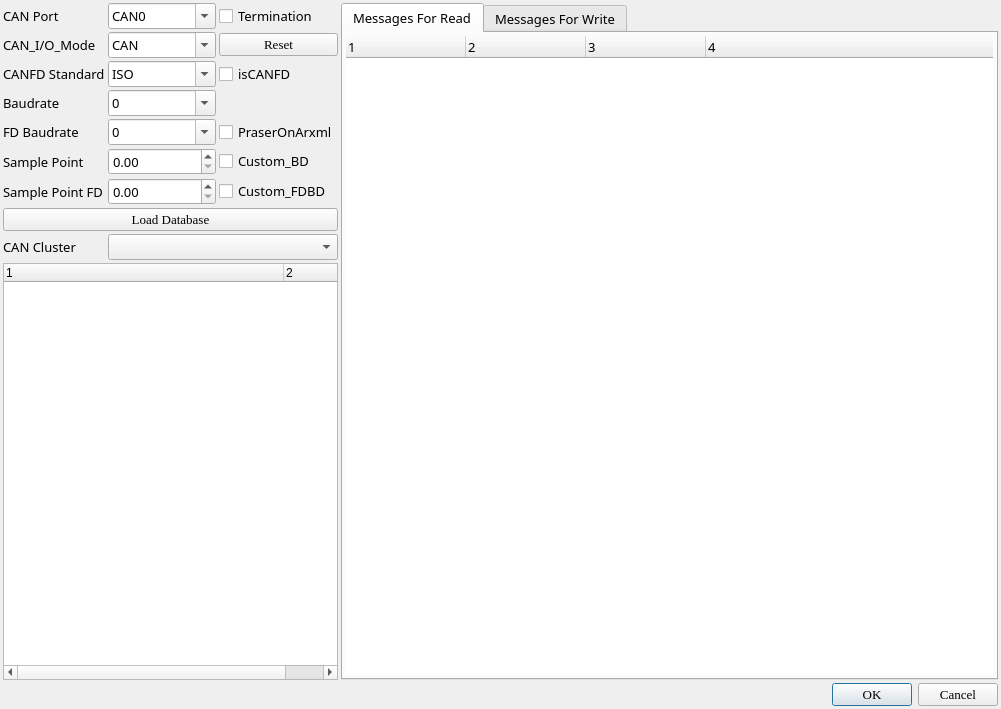
<?xml version="1.0" encoding="UTF-8"?>
<ui version="4.0">
 <class>CanSetDlg</class>
 <widget class="QDialog" name="CanSetDlg">
  <property name="geometry">
   <rect>
    <x>0</x>
    <y>0</y>
    <width>1001</width>
    <height>709</height>
   </rect>
  </property>
  <property name="windowTitle">
   <string>Dialog</string>
  </property>
  <layout class="QGridLayout" name="gridLayout_2">
   <property name="leftMargin">
    <number>3</number>
   </property>
   <property name="topMargin">
    <number>3</number>
   </property>
   <property name="rightMargin">
    <number>3</number>
   </property>
   <property name="bottomMargin">
    <number>3</number>
   </property>
   <property name="spacing">
    <number>3</number>
   </property>
   <item row="0" column="0">
    <layout class="QHBoxLayout" name="horizontalLayout" stretch="2,5">
     <property name="spacing">
      <number>3</number>
     </property>
     <item>
      <layout class="QVBoxLayout" name="verticalLayout" stretch="1,2">
       <property name="spacing">
        <number>3</number>
       </property>
       <item>
        <layout class="QGridLayout" name="gridLayout">
         <property name="spacing">
          <number>3</number>
         </property>
         <item row="0" column="0">
          <widget class="QLabel" name="label">
           <property name="font">
            <font>
             <family>Segoe UI Semibold</family>
             <pointsize>10</pointsize>
             <weight>50</weight>
             <italic>false</italic>
             <bold>false</bold>
            </font>
           </property>
           <property name="text">
            <string>CAN Port</string>
           </property>
          </widget>
         </item>
         <item row="0" column="1">
          <widget class="QComboBox" name="ComBox_Interface">
           <property name="font">
            <font>
             <family>Segoe UI Semibold</family>
             <pointsize>10</pointsize>
             <weight>50</weight>
             <italic>false</italic>
             <bold>false</bold>
            </font>
           </property>
           <property name="editable">
            <bool>true</bool>
           </property>
           <item>
            <property name="text">
             <string>CAN0</string>
            </property>
           </item>
           <item>
            <property name="text">
             <string>CAN1</string>
            </property>
           </item>
           <item>
            <property name="text">
             <string>CAN2</string>
            </property>
           </item>
           <item>
            <property name="text">
             <string>CAN3</string>
            </property>
           </item>
           <item>
            <property name="text">
             <string>CAN4</string>
            </property>
           </item>
           <item>
            <property name="text">
             <string>CAN5</string>
            </property>
           </item>
           <item>
            <property name="text">
             <string>CAN6</string>
            </property>
           </item>
           <item>
            <property name="text">
             <string>CAN7</string>
            </property>
           </item>
           <item>
            <property name="text">
             <string>CAN8</string>
            </property>
           </item>
           <item>
            <property name="text">
             <string>CAN9</string>
            </property>
           </item>
           <item>
            <property name="text">
             <string>CAN10</string>
            </property>
           </item>
          </widget>
         </item>
         <item row="0" column="2">
          <widget class="QCheckBox" name="checkBox_Termination">
           <property name="font">
            <font>
             <family>Segoe UI Semibold</family>
             <pointsize>10</pointsize>
             <weight>50</weight>
             <italic>false</italic>
             <bold>false</bold>
            </font>
           </property>
           <property name="text">
            <string>Termination</string>
           </property>
          </widget>
         </item>
         <item row="1" column="0">
          <widget class="QLabel" name="label_6">
           <property name="font">
            <font>
             <family>Segoe UI Semibold</family>
             <pointsize>10</pointsize>
             <weight>50</weight>
             <italic>false</italic>
             <bold>false</bold>
            </font>
           </property>
           <property name="text">
            <string>CAN_I/O_Mode</string>
           </property>
          </widget>
         </item>
         <item row="1" column="1">
          <widget class="QComboBox" name="ComBox_CANIOMode">
           <property name="font">
            <font>
             <family>Segoe UI Semibold</family>
             <pointsize>10</pointsize>
             <weight>50</weight>
             <italic>false</italic>
             <bold>false</bold>
            </font>
           </property>
           <property name="editable">
            <bool>true</bool>
           </property>
           <item>
            <property name="text">
             <string>CAN</string>
            </property>
           </item>
           <item>
            <property name="text">
             <string>CAN_FD</string>
            </property>
           </item>
           <item>
            <property name="text">
             <string>CAN_FD+BRS</string>
            </property>
           </item>
          </widget>
         </item>
         <item row="2" column="0">
          <widget class="QLabel" name="label_10">
           <property name="font">
            <font>
             <family>Segoe UI Semibold</family>
             <pointsize>10</pointsize>
             <weight>50</weight>
             <italic>false</italic>
             <bold>false</bold>
            </font>
           </property>
           <property name="text">
            <string>CANFD Standard</string>
           </property>
          </widget>
         </item>
         <item row="2" column="1">
          <widget class="QComboBox" name="ComBox_CanFDStandard">
           <property name="font">
            <font>
             <family>Segoe UI Semibold</family>
             <pointsize>10</pointsize>
             <weight>50</weight>
             <italic>false</italic>
             <bold>false</bold>
            </font>
           </property>
           <property name="editable">
            <bool>true</bool>
           </property>
           <item>
            <property name="text">
             <string>ISO</string>
            </property>
           </item>
           <item>
            <property name="text">
             <string>Non-ISO</string>
            </property>
           </item>
          </widget>
         </item>
         <item row="2" column="2">
          <widget class="QCheckBox" name="checkBox_isCANFD">
           <property name="font">
            <font>
             <family>Segoe UI Semibold</family>
             <pointsize>10</pointsize>
             <weight>50</weight>
             <italic>false</italic>
             <bold>false</bold>
            </font>
           </property>
           <property name="text">
            <string>isCANFD</string>
           </property>
          </widget>
         </item>
         <item row="3" column="0">
          <widget class="QLabel" name="label_2">
           <property name="font">
            <font>
             <family>Segoe UI Semibold</family>
             <pointsize>10</pointsize>
             <weight>50</weight>
             <italic>false</italic>
             <bold>false</bold>
            </font>
           </property>
           <property name="text">
            <string>Baudrate</string>
           </property>
          </widget>
         </item>
         <item row="3" column="1">
          <widget class="QComboBox" name="ComBox_Baudrate">
           <property name="font">
            <font>
             <family>Segoe UI Semibold</family>
             <pointsize>10</pointsize>
             <weight>50</weight>
             <italic>false</italic>
             <bold>false</bold>
            </font>
           </property>
           <property name="editable">
            <bool>true</bool>
           </property>
           <item>
            <property name="text">
             <string>0</string>
            </property>
           </item>
           <item>
            <property name="text">
             <string>50000</string>
            </property>
           </item>
           <item>
            <property name="text">
             <string>100000</string>
            </property>
           </item>
           <item>
            <property name="text">
             <string>250000</string>
            </property>
           </item>
           <item>
            <property name="text">
             <string>500000</string>
            </property>
           </item>
           <item>
            <property name="text">
             <string>750000</string>
            </property>
           </item>
           <item>
            <property name="text">
             <string>1000000</string>
            </property>
           </item>
          </widget>
         </item>
         <item row="4" column="0">
          <widget class="QLabel" name="label_3">
           <property name="font">
            <font>
             <family>Segoe UI Semibold</family>
             <pointsize>10</pointsize>
             <weight>50</weight>
             <italic>false</italic>
             <bold>false</bold>
            </font>
           </property>
           <property name="text">
            <string>FD Baudrate</string>
           </property>
          </widget>
         </item>
         <item row="4" column="1">
          <widget class="QComboBox" name="ComBox_CANFD_Baudrate">
           <property name="font">
            <font>
             <family>Segoe UI Semibold</family>
             <pointsize>10</pointsize>
             <weight>50</weight>
             <italic>false</italic>
             <bold>false</bold>
            </font>
           </property>
           <property name="editable">
            <bool>true</bool>
           </property>
           <item>
            <property name="text">
             <string>0</string>
            </property>
           </item>
           <item>
            <property name="text">
             <string>200000</string>
            </property>
           </item>
           <item>
            <property name="text">
             <string>250000</string>
            </property>
           </item>
           <item>
            <property name="text">
             <string>400000</string>
            </property>
           </item>
           <item>
            <property name="text">
             <string>500000</string>
            </property>
           </item>
           <item>
            <property name="text">
             <string>750000</string>
            </property>
           </item>
           <item>
            <property name="text">
             <string>1000000</string>
            </property>
           </item>
           <item>
            <property name="text">
             <string>1250000</string>
            </property>
           </item>
           <item>
            <property name="text">
             <string>1600000</string>
            </property>
           </item>
           <item>
            <property name="text">
             <string>2000000</string>
            </property>
           </item>
           <item>
            <property name="text">
             <string>2500000</string>
            </property>
           </item>
           <item>
            <property name="text">
             <string>4000000</string>
            </property>
           </item>
           <item>
            <property name="text">
             <string>5000000</string>
            </property>
           </item>
           <item>
            <property name="text">
             <string>8000000</string>
            </property>
           </item>
          </widget>
         </item>
         <item row="4" column="2">
          <widget class="QCheckBox" name="checkBox_PraserOnArxml">
           <property name="font">
            <font>
             <family>Segoe UI Semibold</family>
             <pointsize>10</pointsize>
             <weight>50</weight>
             <italic>false</italic>
             <bold>false</bold>
            </font>
           </property>
           <property name="text">
            <string>PraserOnArxml</string>
           </property>
          </widget>
         </item>
         <item row="5" column="0">
          <widget class="QLabel" name="label_4">
           <property name="font">
            <font>
             <family>Segoe UI Semibold</family>
             <pointsize>10</pointsize>
             <weight>50</weight>
             <italic>false</italic>
             <bold>false</bold>
            </font>
           </property>
           <property name="text">
            <string>Sample Point</string>
           </property>
          </widget>
         </item>
         <item row="5" column="1">
          <widget class="QDoubleSpinBox" name="doubleSpinBox_SamplePointBD">
           <property name="font">
            <font>
             <family>Segoe UI Semibold</family>
             <pointsize>10</pointsize>
             <weight>50</weight>
             <italic>false</italic>
             <bold>false</bold>
            </font>
           </property>
          </widget>
         </item>
         <item row="5" column="2">
          <widget class="QCheckBox" name="checkBox_CustomBD">
           <property name="font">
            <font>
             <family>Segoe UI Semibold</family>
             <pointsize>10</pointsize>
             <weight>50</weight>
             <italic>false</italic>
             <bold>false</bold>
            </font>
           </property>
           <property name="text">
            <string>Custom_BD</string>
           </property>
          </widget>
         </item>
         <item row="6" column="0">
          <widget class="QLabel" name="label_5">
           <property name="font">
            <font>
             <family>Segoe UI Semibold</family>
             <pointsize>10</pointsize>
             <weight>50</weight>
             <italic>false</italic>
             <bold>false</bold>
            </font>
           </property>
           <property name="text">
            <string>Sample Point FD</string>
           </property>
          </widget>
         </item>
         <item row="6" column="1">
          <widget class="QDoubleSpinBox" name="doubleSpinBox_SamplePointFDBD">
           <property name="font">
            <font>
             <family>Segoe UI Semibold</family>
             <pointsize>10</pointsize>
             <weight>50</weight>
             <italic>false</italic>
             <bold>false</bold>
            </font>
           </property>
          </widget>
         </item>
         <item row="6" column="2">
          <widget class="QCheckBox" name="checkBox_CustomFDBD">
           <property name="font">
            <font>
             <family>Segoe UI Semibold</family>
             <pointsize>10</pointsize>
             <weight>50</weight>
             <italic>false</italic>
             <bold>false</bold>
            </font>
           </property>
           <property name="text">
            <string>Custom_FDBD</string>
           </property>
          </widget>
         </item>
         <item row="8" column="0">
          <widget class="QLabel" name="label_7">
           <property name="font">
            <font>
             <family>Segoe UI Semibold</family>
             <pointsize>10</pointsize>
             <weight>50</weight>
             <italic>false</italic>
             <bold>false</bold>
            </font>
           </property>
           <property name="text">
            <string>CAN Cluster</string>
           </property>
          </widget>
         </item>
         <item row="8" column="1" colspan="2">
          <widget class="QComboBox" name="ComBox_Cluster">
           <property name="font">
            <font>
             <family>Segoe UI Semibold</family>
             <pointsize>10</pointsize>
             <weight>50</weight>
             <italic>false</italic>
             <bold>false</bold>
            </font>
           </property>
           <property name="editable">
            <bool>false</bool>
           </property>
          </widget>
         </item>
         <item row="7" column="0" colspan="3">
          <widget class="QPushButton" name="pb_loadDatabase">
           <property name="font">
            <font>
             <family>Times New Roman</family>
             <pointsize>10</pointsize>
            </font>
           </property>
           <property name="text">
            <string>Load Database</string>
           </property>
          </widget>
         </item>
         <item row="1" column="2">
          <widget class="QPushButton" name="pb_reset">
           <property name="font">
            <font>
             <family>Times New Roman</family>
             <pointsize>10</pointsize>
            </font>
           </property>
           <property name="text">
            <string>Reset</string>
           </property>
          </widget>
         </item>
        </layout>
       </item>
       <item>
        <widget class="DBCTreeWidget" name="dbcTree">
         <property name="sizePolicy">
          <sizepolicy hsizetype="Expanding" vsizetype="Expanding">
           <horstretch>0</horstretch>
           <verstretch>0</verstretch>
          </sizepolicy>
         </property>
         <property name="maximumSize">
          <size>
           <width>16777215</width>
           <height>16777215</height>
          </size>
         </property>
         <property name="frameShape">
          <enum>QFrame::StyledPanel</enum>
         </property>
         <property name="frameShadow">
          <enum>QFrame::Sunken</enum>
         </property>
         <property name="lineWidth">
          <number>3</number>
         </property>
         <property name="editTriggers">
          <set>QAbstractItemView::NoEditTriggers</set>
         </property>
         <property name="alternatingRowColors">
          <bool>true</bool>
         </property>
         <property name="selectionMode">
          <enum>QAbstractItemView::SingleSelection</enum>
         </property>
         <property name="columnCount">
          <number>2</number>
         </property>
         <attribute name="headerCascadingSectionResizes">
          <bool>false</bool>
         </attribute>
         <attribute name="headerDefaultSectionSize">
          <number>280</number>
         </attribute>
         <column>
          <property name="text">
           <string notr="true">1</string>
          </property>
         </column>
         <column>
          <property name="text">
           <string notr="true">2</string>
          </property>
         </column>
        </widget>
       </item>
      </layout>
     </item>
     <item>
      <widget class="QTabWidget" name="tabWidget">
       <property name="font">
        <font>
         <family>Segoe UI Semibold</family>
         <pointsize>10</pointsize>
         <weight>50</weight>
         <italic>false</italic>
         <bold>false</bold>
        </font>
       </property>
       <property name="tabShape">
        <enum>QTabWidget::Rounded</enum>
       </property>
       <property name="currentIndex">
        <number>0</number>
       </property>
       <property name="elideMode">
        <enum>Qt::ElideNone</enum>
       </property>
       <property name="documentMode">
        <bool>false</bool>
       </property>
       <property name="tabsClosable">
        <bool>false</bool>
       </property>
       <widget class="QWidget" name="tab_MsgRead">
        <attribute name="title">
         <string>Messages For Read</string>
        </attribute>
        <layout class="QGridLayout" name="gridLayout_3">
         <property name="leftMargin">
          <number>3</number>
         </property>
         <property name="topMargin">
          <number>3</number>
         </property>
         <property name="rightMargin">
          <number>3</number>
         </property>
         <property name="bottomMargin">
          <number>3</number>
         </property>
         <property name="spacing">
          <number>3</number>
         </property>
         <item row="0" column="0">
          <widget class="MsgTreeWidget" name="traceTree_Read">
           <property name="frameShape">
            <enum>QFrame::NoFrame</enum>
           </property>
           <property name="alternatingRowColors">
            <bool>true</bool>
           </property>
           <property name="selectionMode">
            <enum>QAbstractItemView::SingleSelection</enum>
           </property>
           <property name="columnCount">
            <number>4</number>
           </property>
           <attribute name="headerCascadingSectionResizes">
            <bool>false</bool>
           </attribute>
           <attribute name="headerDefaultSectionSize">
            <number>120</number>
           </attribute>
           <attribute name="headerHighlightSections">
            <bool>false</bool>
           </attribute>
           <column>
            <property name="text">
             <string notr="true">1</string>
            </property>
           </column>
           <column>
            <property name="text">
             <string notr="true">2</string>
            </property>
           </column>
           <column>
            <property name="text">
             <string notr="true">3</string>
            </property>
           </column>
           <column>
            <property name="text">
             <string notr="true">4</string>
            </property>
           </column>
          </widget>
         </item>
        </layout>
       </widget>
       <widget class="QWidget" name="tab_MsgWrite">
        <attribute name="title">
         <string>Messages For Write</string>
        </attribute>
        <layout class="QGridLayout" name="gridLayout_4">
         <property name="leftMargin">
          <number>3</number>
         </property>
         <property name="topMargin">
          <number>3</number>
         </property>
         <property name="rightMargin">
          <number>3</number>
         </property>
         <property name="bottomMargin">
          <number>3</number>
         </property>
         <property name="spacing">
          <number>3</number>
         </property>
         <item row="0" column="0">
          <widget class="MsgTreeWidget_W" name="traceTree_Write">
           <property name="frameShape">
            <enum>QFrame::NoFrame</enum>
           </property>
           <property name="alternatingRowColors">
            <bool>true</bool>
           </property>
           <property name="selectionMode">
            <enum>QAbstractItemView::SingleSelection</enum>
           </property>
           <property name="columnCount">
            <number>4</number>
           </property>
           <attribute name="headerMinimumSectionSize">
            <number>30</number>
           </attribute>
           <attribute name="headerDefaultSectionSize">
            <number>120</number>
           </attribute>
           <column>
            <property name="text">
             <string notr="true">1</string>
            </property>
           </column>
           <column>
            <property name="text">
             <string notr="true">2</string>
            </property>
           </column>
           <column>
            <property name="text">
             <string notr="true">3</string>
            </property>
           </column>
           <column>
            <property name="text">
             <string notr="true">4</string>
            </property>
           </column>
          </widget>
         </item>
        </layout>
       </widget>
      </widget>
     </item>
    </layout>
   </item>
   <item row="1" column="0">
    <widget class="QDialogButtonBox" name="buttonBox">
     <property name="font">
      <font>
       <family>Times New Roman</family>
       <pointsize>10</pointsize>
      </font>
     </property>
     <property name="orientation">
      <enum>Qt::Horizontal</enum>
     </property>
     <property name="standardButtons">
      <set>QDialogButtonBox::Cancel|QDialogButtonBox::Ok</set>
     </property>
    </widget>
   </item>
  </layout>
 </widget>
 <customwidgets>
  <customwidget>
   <class>MsgTreeWidget</class>
   <extends>QTreeWidget</extends>
   <header>mytreewidget.h</header>
  </customwidget>
  <customwidget>
   <class>DBCTreeWidget</class>
   <extends>QTreeWidget</extends>
   <header>mytreewidget.h</header>
  </customwidget>
  <customwidget>
   <class>MsgTreeWidget_W</class>
   <extends>QTreeWidget</extends>
   <header>mytreewidget.h</header>
  </customwidget>
 </customwidgets>
 <resources/>
 <connections>
  <connection>
   <sender>buttonBox</sender>
   <signal>accepted()</signal>
   <receiver>CanSetDlg</receiver>
   <slot>accept()</slot>
   <hints>
    <hint type="sourcelabel">
     <x>248</x>
     <y>254</y>
    </hint>
    <hint type="destinationlabel">
     <x>157</x>
     <y>274</y>
    </hint>
   </hints>
  </connection>
  <connection>
   <sender>buttonBox</sender>
   <signal>rejected()</signal>
   <receiver>CanSetDlg</receiver>
   <slot>reject()</slot>
   <hints>
    <hint type="sourcelabel">
     <x>316</x>
     <y>260</y>
    </hint>
    <hint type="destinationlabel">
     <x>286</x>
     <y>274</y>
    </hint>
   </hints>
  </connection>
 </connections>
</ui>
